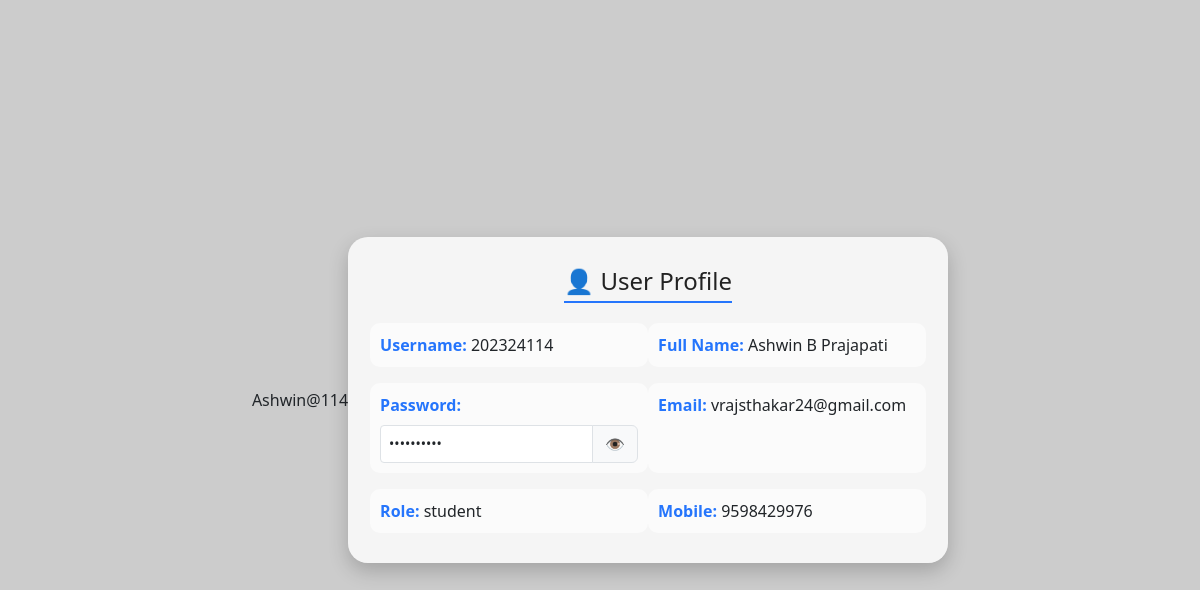
Before: /Extra/view_profile.php (signed in) with the older database file.
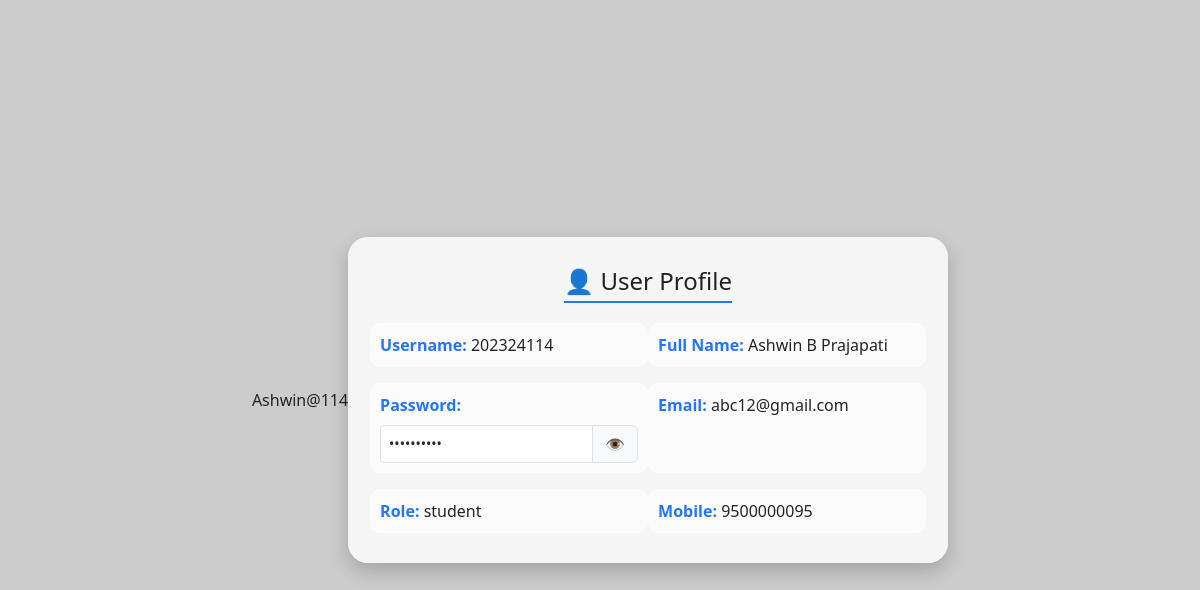
After: the same page with the newer database file.
### tables this page shows
CREATE TABLE `users_details` (
  `username` varchar(100) NOT NULL,
  `fullname` varchar(255) NOT NULL,
  `email` varchar(255) NOT NULL,
  `mobile_number` bigint(10) NOT NULL
);

CREATE TABLE `users` (
  `username` varchar(100) NOT NULL,
  `password` varchar(255) NOT NULL,
  `role` enum('admin','teacher','student') NOT NULL
);

### Privacy/decryption.php (called while the page is built)
<?php
function decrypt($ciphertext) {
    $result = '';
    for ($i = 0; $i < strlen($ciphertext); $i++) {
        $result .= chr(ord($ciphertext[$i]) - 3);
    }
    return $result;
}
?>

### Extra/view_profile.php (the view, shortened to what this page needs)
<?php
include("C:/xapp/htdocs/OEMS/includes/dbconnection.php");
include("C:/xapp/htdocs/OEMS/Privacy/decryption.php");
$username = $_SESSION['username'];
$sql = "SELECT u.username, u.password, u.role, d.fullname, d.email, d.mobile_number
        FROM users u, users_details d
        WHERE u.username = d.username AND u.username = '$username'";
$result = mysqli_query($conn, $sql);
$userData = mysqli_fetch_assoc($result);
$userData['password'] = decrypt($userData['password']);
?>
<!DOCTYPE html>
<html lang="en">
<head>
  <link href="https://cdn.jsdelivr.net/npm/bootstrap@5.3.3/dist/css/bootstrap.min.css" rel="stylesheet">
</head>
<body>
  <div class="profile-card">
    <h2>👤 User Profile</h2>
    <div class="row g-3 text-start">
      <div class="col-md-6 profile-item"><strong>Username:</strong> <?= $userData['username'] ?></div>
      <div class="col-md-6 profile-item"><strong>Full Name:</strong> <?= $userData['fullname'] ?></div>
      <div class="col-md-6 profile-item">
        <strong>Password:</strong>
        <div class="input-group mt-2">
          <input type="password" id="password" class="form-control form-control-sm"
                 value="<?= htmlspecialchars($userData['password']) ?>" readonly>
          <span class="input-group-text" onclick="togglePassword(this)" id="toggleBtn">👁️</span>
        </div>
      </div>
      <div class="col-md-6 profile-item"><strong>Email:</strong> <?= $userData['email'] ?></div>
      <div class="col-md-6 profile-item"><strong>Role:</strong> <?= $userData['role'] ?></div>
      <div class="col-md-6 profile-item"><strong>Mobile:</strong> <?= $userData['mobile_number'] ?></div>
    </div>
  </div>
</body>
</html>

Changed rows visible on the page:
changed users_details "Ashwin B Prajapati": email "vrajsthakar24@gmail.com" → "abc12@gmail.com"; mobile_number "9598429976" → "9500000095"
